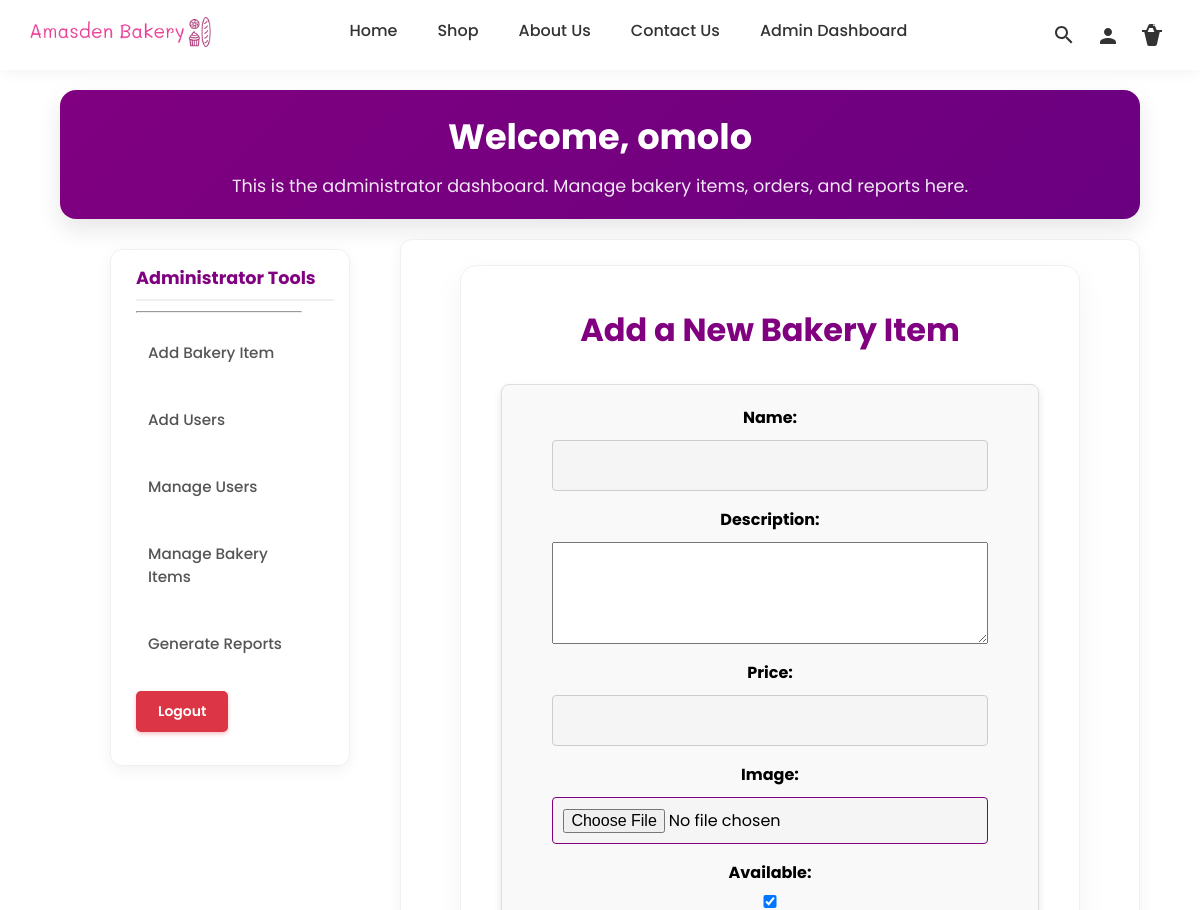
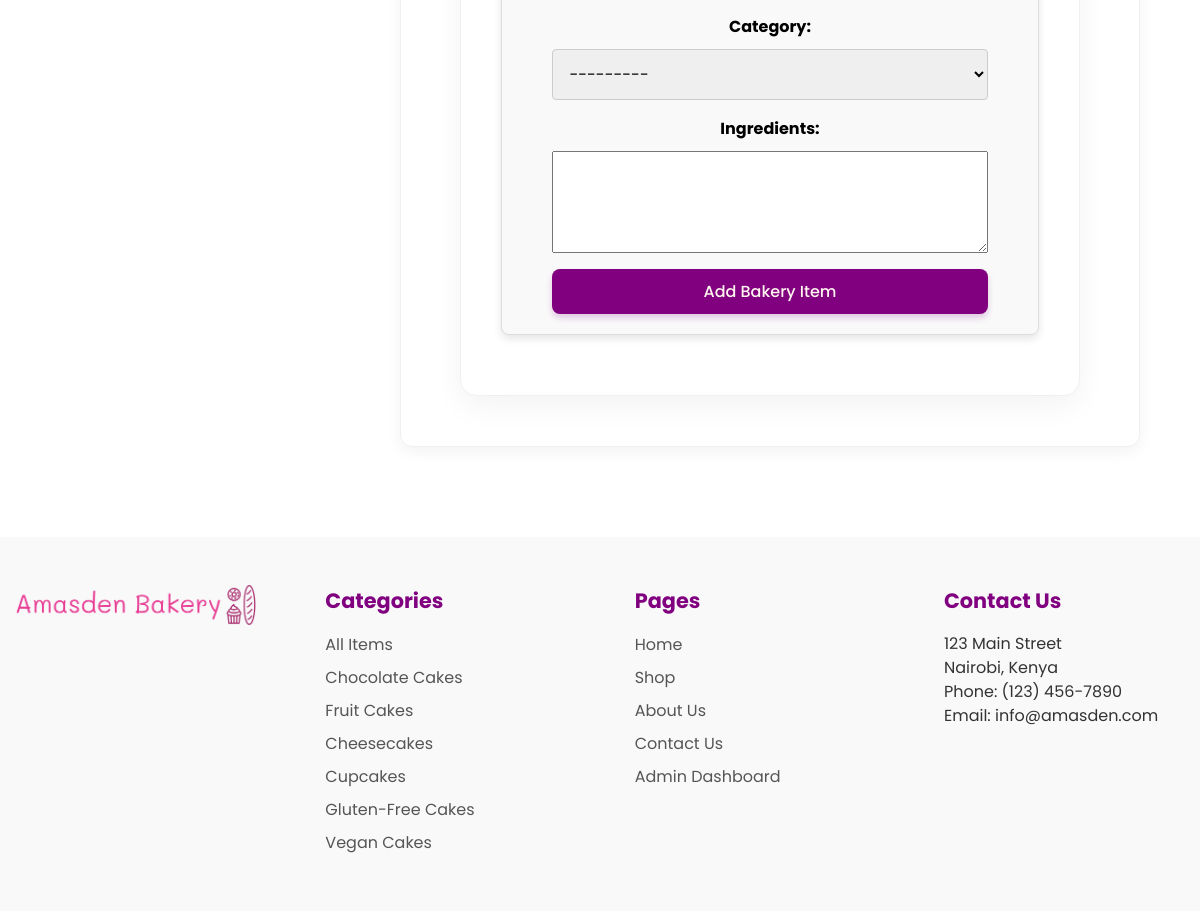
Screenshot of /admin_dashboard/add-bakery-item/ (signed in) with the database file from the repository (2 pictures, top to bottom).
### bakery/models.py (models this page shows, shortened)
class Category(models.Model):
    name = models.CharField(max_length=100, default='none')
    slug = models.SlugField(unique=True, blank=True)
    def __str__(self):
        return self.name

### admin_dashboard/views.py (the view)
# urls.py: path('add-bakery-item/', views.add_bakery_item, name='add_bakery_item'),
@user_passes_test(admin_check)
def add_bakery_item(request):
    if request.method == 'POST':
        form = BakeryItemForm(request.POST, request.FILES)
        if form.is_valid():
            form.save()
            return redirect('admin_dashboard:manage_bakery_items')
    else:
        form = BakeryItemForm()
    return render(request, 'admin_dashboard/add_bakery_item.html', {'form': form})

### admin_dashboard/forms.py
class BakeryItemForm(forms.ModelForm):
    class Meta:
        model = BakeryItem
        fields = ['name', 'description', 'price', 'image', 'available', 'category', 'ingredients']
        widgets = {
            'description': forms.Textarea(attrs={'rows': 4, 'cols': 50}),
            'ingredients': forms.Textarea(attrs={'rows': 4, 'cols': 50}),
        }

### admin_dashboard/views.py (called while the page is built)
def admin_check(user):
    return user.is_superuser

### bakery/context_processors.py (called while the page is built)
def global_footer_context(request):
    footer_categories = Category.objects.all()
    category_slug = request.GET.get('category')
    return {
        'footer_categories': footer_categories,
    }

### bakery/templates/admin_dashboard/add_bakery_item.html (shortened to what this page needs)
{% extends 'admin_dashboard/template.html' %}
{% block dashboard_content %}
    <div class="form-container">
        <h2>Add a New Bakery Item</h2>
        <form method="POST" enctype="multipart/form-data" class="generic-form">
            {% for field in form %}
            <div class="form-group">
                <label for="{{ field.id_for_label }}">{{ field.label }}:</label>
                {{ field }}
            </div>
            {% endfor %}
            <button type="submit" class="btn2">Add Bakery Item</button>
        </form>
    </div>
    <br>
{% endblock %}

### bakery/templates/admin_dashboard/template.html (shortened to what this page needs)
{% load static %}
{% include "bakery/header.html" %}
<div class="user_dashboard_details">
    <h1>Welcome, {{ user.username }}</h1>
    <p>This is the administrator dashboard. Manage bakery items, orders, and reports here.</p>
</div>
<div class="dashboard_div">
<aside class="user_aside">
    <nav>
        <h2>Administrator Tools</h2>
        <hr class="horizontal">
        <ul>
            <li class="nav-item"><a href="{% url 'admin_dashboard:add_bakery_item' %}" class="nav-link">Add Bakery Item</a></li>
            <li class="nav-item"><a href="{% url 'admin_dashboard:add_users' %}" class="nav-link">Add Users</a></li>
            <li class="nav-item"><a href="{% url 'admin_dashboard:manage_users' %}" class="nav-link">Manage Users</a></li>
            <li class="nav-item"><a href="{% url 'admin_dashboard:manage_bakery_items' %}" class="nav-link">Manage Bakery Items</a></li>
            <li class="nav-item"><a href="{% url 'admin_dashboard:report_dashboard' %}" class="nav-link">Generate Reports</a></li>
            <li class="nav-item">
                <form method="POST" action="{% url 'logout' %}">
                    <button type="submit" class="logout-btn">Logout</button>
                </form>
            </li>
        </ul>
    </nav>
</aside>
<div class="dashboard_section">
    {% block dashboard_content %}
    {% endblock %}
</div>
</div>
{% include "bakery/footer.html" %}

### bakery/templates/bakery/footer.html
{% load static %}
<footer>
  <div class="footer-column">
    <img src="{% static 'images/logo.png' %}" alt="Bakery Logo">
  </div>
  <div class="footer-column">
    <h3>Categories</h3>
    <ul>
      <li>
        <a href="{% url 'products' %}">All Items</a>
      </li>
      {% for category in footer_categories %}
      <li>
        <a href="?category={{ category.slug }}">{{ category.name }}</a>
      </li>
      {% endfor %}
    </ul>
  </div>
  <div class="footer-column">
    <h3>Pages</h3>
    <ul>
      <li>
        <a href="{% url 'home' %}">Home</a>
      </li>
      <li>
        <a href="{% url 'products' %}">Shop</a>
      </li>
      <li>
        <a href="{% url 'about' %}">About Us</a>
      </li>
      <li>
        <a href="{% url 'contact' %}">Contact Us</a>
      </li>
      {% if user.is_authenticated %}
            <li >
              {% if user.is_superuser %}
                <a href="{% url 'admin_dashboard:add_bakery_item' %}">Admin Dashboard</a>
              {% elif user.is_staff %}
                <a href="{% url 'staff_dashboard:manage_orders' %}">Staff Dashboard</a>
              {% else %}
                <a href="{% url 'user_dashboard:account_details' %}">Account</a>
              {% endif %}
            </li>
          {% else %}
            <li>
              <a href="{% url 'login' %}">Account</a>
            </li>
          {% endif %}
    </ul>
  </div>
  <div class="footer-column">
    <h3>Contact Us</h3>
    <p>123 Main Street<br>
    Nairobi, Kenya<br>
    Phone: (123) 456-7890<br>
    Email: info@amasden.com</p>
</footer>
  </body>
</html>

### bakery/static/css/master.css (style rules this page uses)
* { margin: 0; padding: 0; box-sizing: border-box; font-family: 'Poppins', sans-serif; font-size: 1rem; }
body { margin-top: 0; display: flex; flex-direction: column; align-items: center; justify-content: center; width: 100%; }
h1 { font-size: 2.2rem; color: purple; }
h2 { font-size: 2rem; color: purple; }
h3 { font-size: 1.3rem; color: purple; }
p { line-height: 1.5; }
.btn2 { border-radius: 8px; background-color: purple; border: none; color: seashell; padding: 10px 24px; cursor: pointer; transition: all 0.3s ease; text-decoration: none; font-weight: 500; box-shadow: 0 4px 6px rgba(128, 0, 128, 0.2); }
.nav-link { padding: 10px; font-weight: 500; color: #333; text-decoration: none; transition: color 0.2s ease-in-out, background-color 0.2s ease-in-out; }
.nav-item { padding: 10px; }
.form-group { display: flex; justify-content: space-between; align-items: center; flex-direction: row; gap: 10px; }
.form-group label { display: none; }
.form-group input { width: 100%; padding: 10px; border: 1px grey solid; border-radius: 4px; background-color: #f5f5f5; transition: background-color ease-in-out 0.9s; }
footer { display: flex; flex-wrap: wrap; justify-content: space-between; background-color: #f9f9f9; padding: 2rem 0; font-family: Arial, sans-serif; color: #333; margin-top: 50px; z-index: 999; }
.footer-column { width: 20%; margin: 0 1rem; padding: 1rem 0; }
.footer-column h3 { margin-bottom: 1rem; }
.footer-column ul { list-style: none; padding: 0; margin: 0; }
.footer-column li { margin-bottom: 0.5rem; }
.footer-column li a { text-decoration: none; color: #555; padding: 0; transition: color 0.2s ease-in-out, background-color 0.2s ease-in-out, padding 0.2s ease-in-out; }
footer img { max-width: 100%; height: auto; }
.form-container { background-color: white; border-radius: 16px; box-shadow: 0 10px 30px rgba(0, 0, 0, 0.05); padding: 40px; width: 90%; max-width: 800px; margin: 0 auto; border: 1px solid #f0f0f0; text-align: center; }
.form-container h2 { margin-bottom: 30px; color: purple; font-weight: 700; }
.logout-btn { background-color: #dc3545 !important; color: white !important; border: 2px solid #dc3545 !important; padding: 8px 20px; border-radius: 5px; cursor: pointer; font-weight: 600; font-size: 14px; transition: all 0.3s ease; box-shadow: 0 2px 4px rgba(220, 53, 69, 0.3); display: inline-block; text-decoration: none; }

### bakery/static/css/user_dashboard.css (style rules this page uses)
.user_aside ul li { list-style: none; text-decoration: none; }
.user_aside ul li a { text-decoration: none; }
.user_aside { align-self: flex-start; margin: 10px 10px 10px 50px; flex-shrink: 0; }
.user_aside h2 { margin-left: 10px; }
.user_aside button { border: none; background-color: #fff; margin: 0; cursor: pointer; }
.horizontal { height: 1px; width: 80%; margin: 10px; background-color: darkgray; }
.dashboard_section { border-left: 1px solid darkgray; padding-left: 30px; margin-left: 20px; }
.dashboard_div { display: flex; flex-direction: row; width: 100%; margin-top: 10px; }
input:invalid { border: 1px solid purple; }
.user_dashboard_details { background-color: seashell; width: 100%; padding: 20px; }

### bakery/static/css/admin_dashboard.css (style rules this page uses)
.user_dashboard_details { margin-top: 90px; background: linear-gradient(135deg, purple, #6a0080); color: white; padding: 20px; border-radius: 16px; box-shadow: 0 10px 25px rgba(0, 0, 0, 0.1); text-align: center; margin-bottom: 20px; width: 90%; max-width: 1200px; margin-left: auto; margin-right: auto; }
.user_dashboard_details h1 { color: white; margin-bottom: 10px; font-size: 2.2rem; font-weight: 700; }
.user_dashboard_details p { color: rgba(255, 255, 255, 0.9); font-size: 1.1rem; }
.dashboard_div { display: flex; width: 90%; max-width: 1200px; margin: 0 auto 40px; gap: 20px; }
.user_aside { flex: 0 0 240px; background: white; padding: 15px; border-radius: 12px; box-shadow: 0 5px 15px rgba(0, 0, 0, 0.05); height: fit-content; border: 1px solid #f0f0f0; }
.user_aside h2 { font-size: 1.1rem; margin-bottom: 10px; color: purple; border-bottom: 2px solid #f0f0f0; padding-bottom: 8px; }
.user_aside ul { list-style: none; }
.user_aside li { margin-bottom: 8px; }
.user_aside .nav-link { display: block; padding: 8px 12px; color: #555; text-decoration: none; border-radius: 8px; transition: all 0.2s; font-weight: 500; background: none; border: none; width: 100%; text-align: left; cursor: pointer; font-size: 0.95rem; }
.dashboard_section { flex: 1; background: white; padding: 25px; border-radius: 12px; box-shadow: 0 5px 15px rgba(0, 0, 0, 0.05); border: 1px solid #f0f0f0; }

### rows the page displays
Category: name "Chocolate Cakes"
Category: name "Fruit Cakes"
Category: name "Cheesecakes"
Category: name "Cupcakes"
Category: name "Gluten-Free Cakes"
Category: name "Vegan Cakes"

### other values shown
{{ user.username }} "omolo"
{{ field.label }} "Name" "Description" "Price" "Image" "Available" "Category" "Ingredients"
